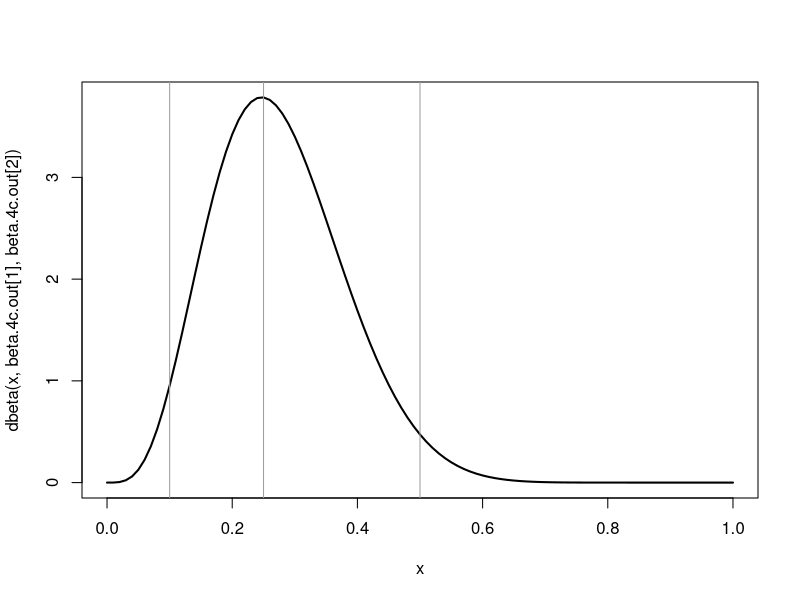

The R script that drew this image: (Note: this script raises an error after producing the figure.)
####
#### Read in Moth and LifeSpan data
####

Moth <- read.table("MothData.txt",header=TRUE)
Needles <- read.table("NeedleLifeSpan.txt",header=TRUE)

# Look at data:
Moth$Placed
Needles

# Total Placed:
sum(Moth$Placed)
# Total Removed
sum(Moth$Removed)
# Total not removed
sum(Moth$Placed)- sum(Moth$Removed)

# Sum of life-span data
sum(Needles$LifeSpan)
# Sample size:
length(Needles$LifeSpan)


##########  Mevin's approach to Problem 4    #############

####
####  MH: 4 a
####

fcn.4a <- function(ab){
  ans1=0.1
  ans2=0.5
  a=ab[1]
  b=ab[2]
  tmp1=a+b
  tmp2=a/(a+b)
  tmp=(tmp1-ans1)^2+(tmp2-ans2)^2  #  Note: this is a squared error loss function
  tmp
}
 
optim(c(1,1),fcn.4a)$par # These are a and b

####
####  MH: 4 b
####

fcn.4b <- function(ab){
  ans1=0.1
  ans2=0.025
  a=ab[1]
  b=ab[2]
  tmp1=a/(a+b)
  tmp2=sqrt((a*b)/(((a+b)^2)*(a+b+1)))
  tmp=(tmp1-ans1)^2+(tmp2-ans2)^2  #  Note: this is a squared error loss function
  tmp
}
 
optim(c(10,100),fcn.4b)$par # These are a and b

####
####  MH: 4 c 
####

fcn.4c <- function(ab){
  ans1=0.1
  ans2=0.5
  a=ab[1]
  b=ab[2]
  tmp1=qbeta(.025,a,b)
  tmp2=qbeta(.975,a,b)
  tmp=(tmp1-ans1)^2+(tmp2-ans2)^2  #  Note: this is a squared error loss function
  tmp
}

beta.4c.out=optim(c(1,3),fcn.4c)$par # These are a and b
curve(dbeta(x,beta.4c.out[1],beta.4c.out[2]),lwd=2,xlim=c(0,1))
abline(v=qbeta(c(.025,.975),beta.4c.out[1],beta.4c.out[2]),col=8)
abline(v=.25,col=8)
beta.4c.out


##########  Kiona's approach to Problem 4 (and the rest)   #############


####
####  KO: 4 a
####	need package: rootSolve
#### 	to load: >library(rootSolve)
####

fcn.4a <- function(ab,val){
	a=ab[1]
	b=ab[2]
	F1 <- a+b - val["n"]
	F2 <- a/(a+b) - val["Ep"]
	c(F1=F1, F2=F2)
}

sol.4a <- multiroot(f=fcn.4a, c(0.045, 0.065),maxiter=100,rtol=1e-6,val=c(n=.1,Ep=.5))

####
####  KO: 4 b
####

fcn.4b <- function(ab,val){
	a=ab[1]
	b=ab[2]
	F1 <- a/(a+b) - val["Ep"]
	F2 <- sqrt(a*b/(((a+b)^2)*(a+b+1)))-val["SDp"]
	c(F1=F1, F2=F2)
}

sol.4b <- multiroot(f=fcn.4b, c(6, 12),maxiter=100,rtol=1e-6,positive=TRUE,val=c(Ep=0.1,SDp=0.025))


####
####  KO: 4 c
####

fcn.4c <- function(ab,val){
	a=ab[1]
	b=ab[2]
	F1 <- (a-1)/(a+b-2) - val["mode"]
	F2 <- pbeta(val["q"],a,b)-val["prob"]
	c(F1=F1, F2=F2)
}

sol.4c <- multiroot(f=fcn.4c, c(6, 12),maxiter=100,rtol=1e-6,positive=TRUE,val=c(mode=.25,q=.1,prob=0.01))


####
####  KO: 5
####
####	This is a little tricky because need to recognize that the mean life-span is given
#### 	by E(Y) = 1/beta given the rate parameterization of the exponential likelihood.
####	So, beta is the expected turn-over (1/yr), and if beta ~ gamma(a,b), then this is
#### 	equivalent to 1/beta ~ inv-gamma(a,b). Use moment matching with the inv-gamma
####	to solve for hyperparameters a and b (or, c and d in hand-out?).
####

fcn.5 <- function(ab,val){
	a=ab[1]
	b=ab[2]
	F1 <- b/(a-1) - val["Ep"]
	F2 <- sqrt((b^2)/(((a-1)^2)*(a-2)))-val["SDp"]
	c(F1=F1, F2=F2)
}

sol.5 <- multiroot(f=fcn.5, c(6, 12),maxiter=100,rtol=1e-6,positive=TRUE,val=c(Ep=12,SDp=2))


####
####  KO: 6
####

# Likehood (unnormalized) for moth data:
likeM <- function(x){
	(x^132)*((1-x)^352)
}

# Likehood (unnormalized) for needle life-span data:
likeL <- function(x){
	(x^18)*exp(-x*147.6)
}

par(mfrow=c(3,2))
# For prior M1:
curve(dbeta(x,0.05,0.05),from=0,to=1,lwd=3,ylim=c(0,20),n=5000,ylab="Density")
curve(dbeta(x,132+0.05,352+0.05),from=0,to=1,add=TRUE,col="cyan",lwd=3)
curve(likeM(x)*20/(likeM(132/(132+352))),from=0,to=1,add=TRUE,col="red",lwd=3)
#legend(x=0.5,y=18,legend=c("prior","posterior","likelihood"),lty=1,lwd=2,col=c("black","cyan","red"))

# For prior M2:
curve(dbeta(x,14,129),from=0,to=1,lwd=3,ylim=c(0,25),n=5000,ylab="Density")
curve(dbeta(x,132+14,352+129),from=0,to=1,add=TRUE,col="cyan",lwd=3)
curve(likeM(x)*23.5/(likeM(132/(132+352))),from=0,to=1,add=TRUE,col="red",lwd=3)
#legend(x=0.5,y=18,legend=c("prior","posterior","likelihood"),lty=1,lwd=2,col=c("black","cyan","red"))

# For prior M3:
curve(dbeta(x,6.9,18.6),from=0,to=1,lwd=3,ylim=c(0,22),n=5000,ylab="Density")
curve(dbeta(x,132+6.9,352+18.6),from=0,to=1,add=TRUE,col="cyan",lwd=3)
curve(likeM(x)*20/(likeM(132/(132+352))),from=0,to=1,add=TRUE,col="red",lwd=3)
#legend(x=0.5,y=18,legend=c("prior","posterior","likelihood"),lty=1,lwd=2,col=c("black","cyan","red"))

# For prior L1; for beta (turn-over rate, yr-1):
curve(dgamma(x,38,444),from=0,to=0.5,lwd=3,ylim=c(0,35),n=5000,ylab="Density")
curve(dgamma(x,18+38,147.6+444),from=0,to=0.5,add=TRUE,col="cyan",lwd=3)
curve(likeL(x)*32/(likeL(18/147.6)),from=0,to=0.5,add=TRUE,col="red",lwd=3)
#legend(x=0.3,y=34,legend=c("prior","posterior","likelihood"),lty=1,lwd=2,col=c("black","cyan","red"))

# For prior L1; for 1/beta (life-span, yr):
curve(densigamma(x,38,444),from=2.5,to=21,lwd=3,ylim=c(0,0.3),xlim=c(0,25), n=5000,ylab="Density")
curve(densigamma(x,18+38,147.6+444),from=2.5,to=21,add=TRUE,col="cyan",lwd=3)
curve(likeL(x)*0.28/(likeL(18/147.6)),from=2.5,to=21,add=TRUE,col="red",lwd=3)

plot(1,2,type="n",axes=FALSE,xlab=NA,ylab=NA)
legend(x=1,y=2,xjust=0.5,yjust=0.5,legend=c("prior","posterior","likelihood"),lty=1,lwd=2,col=c("black","cyan","red"),cex=2)



####
####  KO: 7
####	need package: pscl
####  to load: > library(pscl)

hpd.fcn <- function(LS,ab,prob){
	a=ab[1]
	b=ab[2]
	F1 <- densigamma(LS[1],a,b)-densigamma(LS[2],a,b)
	F2 <- pigamma(LS[2],a,b)-pigamma(LS[1],a,b)-prob
	c(F1=F1, F2=F2)
}

hpd.prior <- multiroot(f=hpd.fcn, c(8, 16),maxiter=100,rtol=1e-6,positive=TRUE,ab=c(38,444),prob=c(0.95))
hpd.post <- multiroot(f=hpd.fcn, c(8, 14),maxiter=100,rtol=1e-6,positive=TRUE,ab=c(38+18,444+147.6),prob=c(0.95))

# Central 95% CI prior
qigamma(0.025,38,444)
qigamma(0.975,38,444)


# Central 95% CI posterior
qigamma(0.025,38+18,444+147.6)
qigamma(0.975,38+18,444+147.6)

